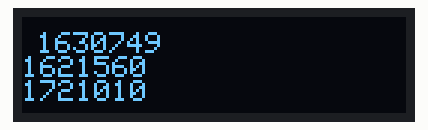
A sketch run on a simulated Arduino Uno, built with avr-gcc and run on an emulated ATmega328P. On the bench: 128×32 one-colour display. The local clock reads 2024-03-15 10:24:30 at power-on unless the sketch sets it.

Above: at 0.1 s.
At 4.1 s:
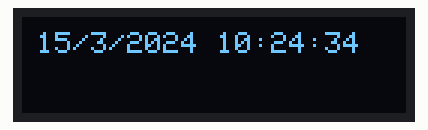
At 8.1 s:
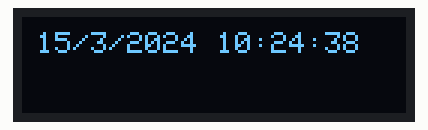
At 13.1 s:
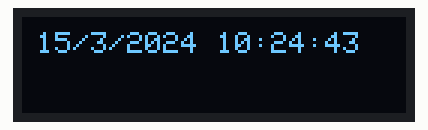
At 21.1 s:
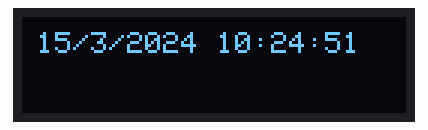
At 38.1 s:
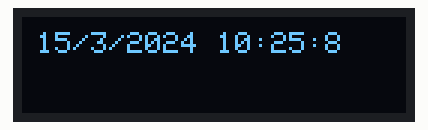

Measured:
- what the display in image 1 shows lasts 0.9 s, from 4.1 s to 5.0 s

The sketch:

oled_code.ino
```cpp
#include <SPI.h>
#include <Wire.h>
#include <Adafruit_GFX.h>
#include <Adafruit_SSD1306.h>
#include "RTClib.h"

RTC_DS1307 RTC;

#define SCREEN_WIDTH 128 // OLED display width, in pixels
#define SCREEN_HEIGHT 32 // OLED display height, in pixels

#define OLED_RESET     4 // Reset pin # (or -1 if sharing Arduino reset pin)
Adafruit_SSD1306 display(SCREEN_WIDTH, SCREEN_HEIGHT, &Wire, OLED_RESET);

void setup() {
  // put your setup code here, to run once:
  if (!display.begin(SSD1306_SWITCHCAPVCC, 0x3C)) { // Address 0x3C for 128x32
    Serial.println(F("SSD1306 allocation failed"));
    for (;;); // Don't proceed, loop forever
  }
  RTC.begin(); // load the time from your computer.

  if (! RTC.isrunning())

  {

    Serial.println("RTC is NOT running!");// This will reflect the time that your sketch was compiled

    RTC.adjust(DateTime(__DATE__, __TIME__));

  }
  display.clearDisplay();
  display.setTextSize(1);      // Normal 1:1 pixel scale
  display.setTextColor(WHITE); // Draw white text
  display.setCursor(5, 5);     // Start at top-left corner
  display.cp437(true);
  display.print("1630749\n");
  display.print("1621560\n");
  display.print("1721010\n");
  display.display();
  delay(4000);

}

void loop() {

  // put your main code here, to run repeatedly:
  display.clearDisplay();

  display.setTextSize(1);      // Normal 1:1 pixel scale
  display.setTextColor(WHITE); // Draw white text
  display.setCursor(5, 5);     // Start at top-left corner
  display.cp437(true);         // Use full 256 char 'Code Page 437' font
  display.print("");
  DateTime now = RTC.now();

  display.print(now.day(), DEC);

  display.print('/');

  display.print(now.month(), DEC);

  display.print('/');

  display.print(now.year(), DEC);

  display.print(' ');

  display.print(now.hour(), DEC);

  display.print(':');

  display.print(now.minute(), DEC);

  display.print(':');

  display.print(now.second(), DEC);

  display.println();


  display.display();
}
```
